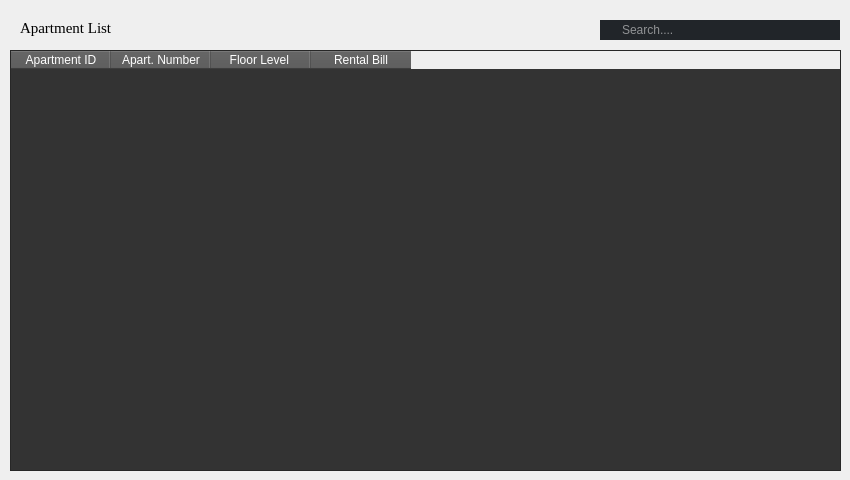
            <widget class="QWidget" name="ApartmentInfoPage">
             <widget class="QLabel" name="ApartmentInfo_label">
              <property name="geometry">
               <rect>
                <x>20</x>
                <y>20</y>
                <width>201</width>
                <height>16</height>
               </rect>
              </property>
              <property name="font">
               <font>
                <family>Times New Roman</family>
                <pointsize>11</pointsize>
               </font>
              </property>
              <property name="text">
               <string>Apartment List</string>
              </property>
             </widget>
             <widget class="QLineEdit" name="Search_lineEdit_2">
              <property name="geometry">
               <rect>
                <x>600</x>
                <y>20</y>
                <width>240</width>
                <height>20</height>
               </rect>
              </property>
              <property name="minimumSize">
               <size>
                <width>240</width>
                <height>20</height>
               </size>
              </property>
              <property name="maximumSize">
               <size>
                <width>240</width>
                <height>30</height>
               </size>
              </property>
              <property name="styleSheet">
               <string notr="true">QLineEdit {
    border: none;
    color: #FFF;
    padding-left: 20px;
    padding-right: 20px;
    background-color: rgb(33, 37, 41); 
    border-image: url(rounded-border.png) 15 15 15 15 stretch stretch;
}

QLineEdit:hover {
    border: 2px solid rgb(48, 50, 62);
}

QLineEdit:focus {
    border: 2px solid rgb(85, 170, 255);
    background-color: rgb(33, 37, 41); 
}</string>
              </property>
              <property name="placeholderText">
               <string>Search....</string>
              </property>
             </widget>
             <widget class="QTableWidget" name="Apartment_tableWidget_2">
              <property name="geometry">
               <rect>
                <x>10</x>
                <y>50</y>
                <width>831</width>
                <height>421</height>
               </rect>
              </property>
              <property name="styleSheet">
               <string notr="true">QTableWidget {
    background-color: #333333;
    color: white;
}

QHeaderView::section {
    background-color: #555555;
    color: white;
}
</string>
              </property>
              <property name="sortingEnabled">
               <bool>false</bool>
              </property>
              <property name="wordWrap">
               <bool>true</bool>
              </property>
              <attribute name="horizontalHeaderVisible">
               <bool>true</bool>
              </attribute>
              <attribute name="horizontalHeaderCascadingSectionResizes">
               <bool>false</bool>
              </attribute>
              <attribute name="horizontalHeaderHighlightSections">
               <bool>true</bool>
              </attribute>
              <attribute name="horizontalHeaderShowSortIndicator" stdset="0">
               <bool>false</bool>
              </attribute>
              <attribute name="horizontalHeaderStretchLastSection">
               <bool>false</bool>
              </attribute>
              <attribute name="verticalHeaderVisible">
               <bool>true</bool>
              </attribute>
              <attribute name="verticalHeaderStretchLastSection">
               <bool>false</bool>
              </attribute>
              <column>
               <property name="text">
                <string>Apartment ID</string>
               </property>
              </column>
              <column>
               <property name="text">
                <string>Apart. Number</string>
               </property>
              </column>
              <column>
               <property name="text">
                <string>Floor Level </string>
               </property>
              </column>
              <column>
               <property name="text">
                <string>Rental Bill</string>
               </property>
              </column>
             </widget>
            </widget>
